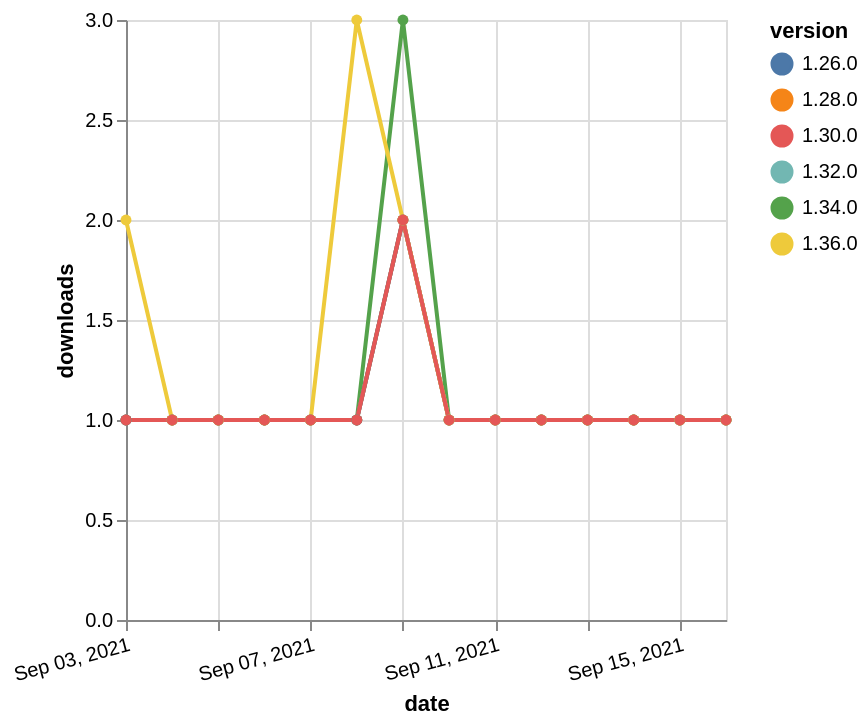

This figure's Vega-Lite source:
### Vega-Lite specification from a JSON file in a GitHub repository (floating-point values rounded to 4 significant figures)
{"$schema": "https://vega.github.io/schema/vega-lite/v5.json", "description": "A simple bar chart with embedded data.", "data": {"values": [{"date": "2021-09-03", "total": 198, "delta": 1, "version": "1.34.0"}, {"date": "2021-09-04", "total": 199, "delta": 1, "version": "1.34.0"}, {"date": "2021-09-05", "total": 200, "delta": 1, "version": "1.34.0"}, {"date": "2021-09-06", "total": 201, "delta": 1, "version": "1.34.0"}, {"date": "2021-09-07", "total": 202, "delta": 1, "version": "1.34.0"}, {"date": "2021-09-08", "total": 203, "delta": 1, "version": "1.34.0"}, {"date": "2021-09-09", "total": 206, "delta": 3, "version": "1.34.0"}, {"date": "2021-09-10", "total": 207, "delta": 1, "version": "1.34.0"}, {"date": "2021-09-11", "total": 208, "delta": 1, "version": "1.34.0"}, {"date": "2021-09-12", "total": 209, "delta": 1, "version": "1.34.0"}, {"date": "2021-09-13", "total": 210, "delta": 1, "version": "1.34.0"}, {"date": "2021-09-14", "total": 211, "delta": 1, "version": "1.34.0"}, {"date": "2021-09-15", "total": 212, "delta": 1, "version": "1.34.0"}, {"date": "2021-09-16", "total": 213, "delta": 1, "version": "1.34.0"}, {"date": "2021-09-03", "total": 173, "delta": 1, "version": "1.32.0"}, {"date": "2021-09-04", "total": 174, "delta": 1, "version": "1.32.0"}, {"date": "2021-09-05", "total": 175, "delta": 1, "version": "1.32.0"}, {"date": "2021-09-06", "total": 176, "delta": 1, "version": "1.32.0"}, {"date": "2021-09-07", "total": 177, "delta": 1, "version": "1.32.0"}, {"date": "2021-09-08", "total": 178, "delta": 1, "version": "1.32.0"}, {"date": "2021-09-09", "total": 180, "delta": 2, "version": "1.32.0"}, {"date": "2021-09-10", "total": 181, "delta": 1, "version": "1.32.0"}, {"date": "2021-09-11", "total": 182, "delta": 1, "version": "1.32.0"}, {"date": "2021-09-12", "total": 183, "delta": 1, "version": "1.32.0"}, {"date": "2021-09-13", "total": 184, "delta": 1, "version": "1.32.0"}, {"date": "2021-09-14", "total": 185, "delta": 1, "version": "1.32.0"}, {"date": "2021-09-15", "total": 186, "delta": 1, "version": "1.32.0"}, {"date": "2021-09-16", "total": 187, "delta": 1, "version": "1.32.0"}, {"date": "2021-09-03", "total": 201, "delta": 1, "version": "1.28.0"}, {"date": "2021-09-04", "total": 202, "delta": 1, "version": "1.28.0"}, {"date": "2021-09-05", "total": 203, "delta": 1, "version": "1.28.0"}, {"date": "2021-09-06", "total": 204, "delta": 1, "version": "1.28.0"}, {"date": "2021-09-07", "total": 205, "delta": 1, "version": "1.28.0"}, {"date": "2021-09-08", "total": 206, "delta": 1, "version": "1.28.0"}, {"date": "2021-09-09", "total": 208, "delta": 2, "version": "1.28.0"}, {"date": "2021-09-10", "total": 209, "delta": 1, "version": "1.28.0"}, {"date": "2021-09-11", "total": 210, "delta": 1, "version": "1.28.0"}, {"date": "2021-09-12", "total": 211, "delta": 1, "version": "1.28.0"}, {"date": "2021-09-13", "total": 212, "delta": 1, "version": "1.28.0"}, {"date": "2021-09-14", "total": 213, "delta": 1, "version": "1.28.0"}, {"date": "2021-09-15", "total": 214, "delta": 1, "version": "1.28.0"}, {"date": "2021-09-16", "total": 215, "delta": 1, "version": "1.28.0"}, {"date": "2021-09-03", "total": 253, "delta": 1, "version": "1.26.0"}, {"date": "2021-09-04", "total": 254, "delta": 1, "version": "1.26.0"}, {"date": "2021-09-05", "total": 255, "delta": 1, "version": "1.26.0"}, {"date": "2021-09-06", "total": 256, "delta": 1, "version": "1.26.0"}, {"date": "2021-09-07", "total": 257, "delta": 1, "version": "1.26.0"}, {"date": "2021-09-08", "total": 258, "delta": 1, "version": "1.26.0"}, {"date": "2021-09-09", "total": 260, "delta": 2, "version": "1.26.0"}, {"date": "2021-09-10", "total": 261, "delta": 1, "version": "1.26.0"}, {"date": "2021-09-11", "total": 262, "delta": 1, "version": "1.26.0"}, {"date": "2021-09-12", "total": 263, "delta": 1, "version": "1.26.0"}, {"date": "2021-09-13", "total": 264, "delta": 1, "version": "1.26.0"}, {"date": "2021-09-14", "total": 265, "delta": 1, "version": "1.26.0"}, {"date": "2021-09-15", "total": 266, "delta": 1, "version": "1.26.0"}, {"date": "2021-09-16", "total": 267, "delta": 1, "version": "1.26.0"}, {"date": "2021-09-03", "total": 123, "delta": 2, "version": "1.36.0"}, {"date": "2021-09-04", "total": 124, "delta": 1, "version": "1.36.0"}, {"date": "2021-09-05", "total": 125, "delta": 1, "version": "1.36.0"}, {"date": "2021-09-06", "total": 126, "delta": 1, "version": "1.36.0"}, {"date": "2021-09-07", "total": 127, "delta": 1, "version": "1.36.0"}, {"date": "2021-09-08", "total": 130, "delta": 3, "version": "1.36.0"}, {"date": "2021-09-09", "total": 132, "delta": 2, "version": "1.36.0"}, {"date": "2021-09-10", "total": 133, "delta": 1, "version": "1.36.0"}, {"date": "2021-09-11", "total": 134, "delta": 1, "version": "1.36.0"}, {"date": "2021-09-12", "total": 135, "delta": 1, "version": "1.36.0"}, {"date": "2021-09-13", "total": 136, "delta": 1, "version": "1.36.0"}, {"date": "2021-09-14", "total": 137, "delta": 1, "version": "1.36.0"}, {"date": "2021-09-15", "total": 138, "delta": 1, "version": "1.36.0"}, {"date": "2021-09-16", "total": 139, "delta": 1, "version": "1.36.0"}, {"date": "2021-09-03", "total": 196, "delta": 1, "version": "1.30.0"}, {"date": "2021-09-04", "total": 197, "delta": 1, "version": "1.30.0"}, {"date": "2021-09-05", "total": 198, "delta": 1, "version": "1.30.0"}, {"date": "2021-09-06", "total": 199, "delta": 1, "version": "1.30.0"}, {"date": "2021-09-07", "total": 200, "delta": 1, "version": "1.30.0"}, {"date": "2021-09-08", "total": 201, "delta": 1, "version": "1.30.0"}, {"date": "2021-09-09", "total": 203, "delta": 2, "version": "1.30.0"}, {"date": "2021-09-10", "total": 204, "delta": 1, "version": "1.30.0"}, {"date": "2021-09-11", "total": 205, "delta": 1, "version": "1.30.0"}, {"date": "2021-09-12", "total": 206, "delta": 1, "version": "1.30.0"}, {"date": "2021-09-13", "total": 207, "delta": 1, "version": "1.30.0"}, {"date": "2021-09-14", "total": 208, "delta": 1, "version": "1.30.0"}, {"date": "2021-09-15", "total": 209, "delta": 1, "version": "1.30.0"}, {"date": "2021-09-16", "total": 210, "delta": 1, "version": "1.30.0"}]}, "width": "container", "mark": {"type": "line", "point": {"filled": true}}, "encoding": {"x": {"field": "date", "type": "temporal", "timeUnit": "yearmonthdate", "title": "date", "axis": {"labelAngle": -15}}, "y": {"field": "delta", "type": "quantitative", "title": "downloads"}, "color": {"field": "version", "type": "nominal"}, "tooltip": {"field": "delta"}}}
